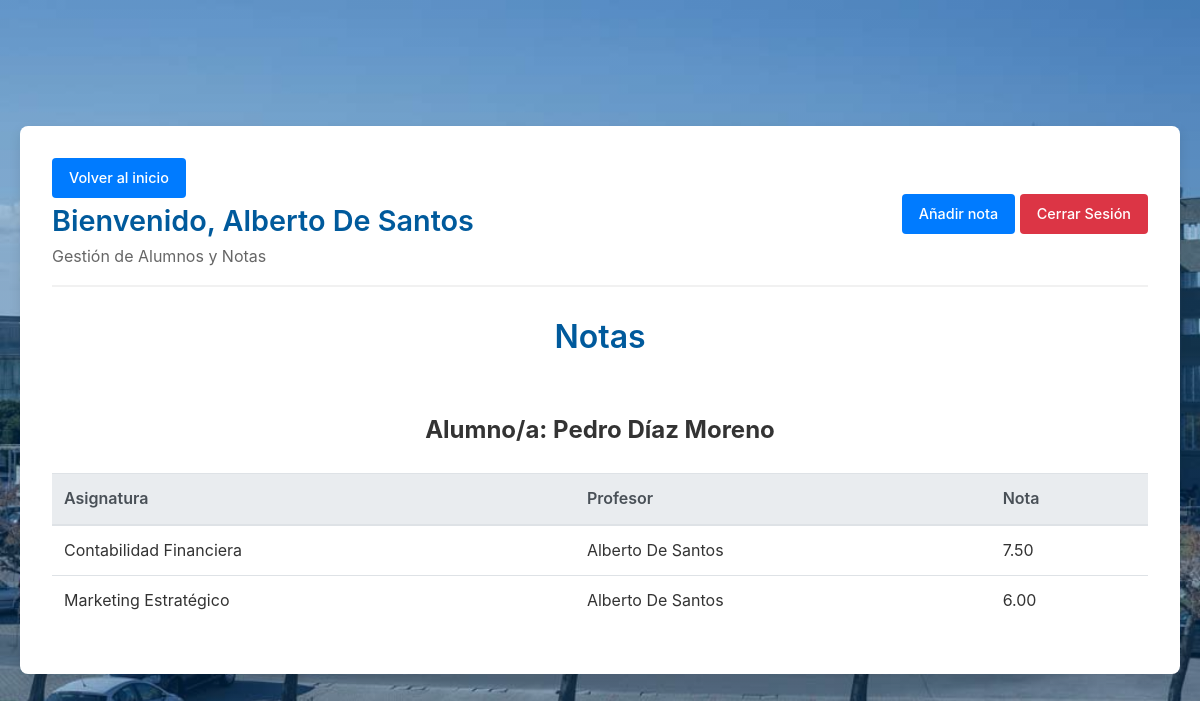
The page /view/ver_alumno.php?id=7 (signed in) on the database its author committed.
### tables this page shows
CREATE TABLE IF NOT EXISTS tbl_asignaturas (
    id INT AUTO_INCREMENT PRIMARY KEY,
    nombre VARCHAR(150) NOT NULL,
    id_grado INT NOT NULL,
    curso ENUM('1','2','3','4') NOT NULL,
    creditos INT DEFAULT 6
);

CREATE TABLE IF NOT EXISTS tbl_gestores (
    id INT AUTO_INCREMENT PRIMARY KEY,
    nombre VARCHAR(100) NOT NULL,
    email VARCHAR(100) NOT NULL UNIQUE,
    password VARCHAR(255) NOT NULL,
    rol ENUM('profesor','secretaria','direccion','administrador') DEFAULT 'profesor'
);

CREATE TABLE IF NOT EXISTS tbl_notas (
    id INT AUTO_INCREMENT PRIMARY KEY,
    id_alumno INT NOT NULL,
    id_asignatura INT NOT NULL,
    convocatoria ENUM('ordinaria','extraordinaria'),
    nota DECIMAL(4,2)
);

### view/ver_alumno.php (the view, shortened to what this page needs)
<?php
if (!isset($_SESSION['logeado']) || $_SESSION['logeado'] !== true) {
    header('Location: ./login.php');
    exit();
} else {
    if (!isset($_GET['id'])) {
        header('Location: ./index.php?error=Necesitas el id del alumno para ver sus notas');
        exit();
    } else {
        require_once '../conexion/connection.php';
        $id_alumno = $_GET['id'];
        $sql_nombre = "SELECT CONCAT(nombre, ' ', apellido1, ' ', apellido2) FROM tbl_alumnos WHERE id = ?";
        $stmt_nombre = $conn->prepare($sql_nombre);
        $stmt_nombre->execute([$id_alumno]);
        $alumno_nombre = $stmt_nombre->fetchColumn();
        $sql = "SELECT  tas.nombre AS asignatura, tn.nota as nota, tg.nombre AS profesor FROM tbl_alumnos ta INNER JOIN tbl_notas tn ON ta.id = tn.id_alumno Inner Join tbl_asignaturas tas ON tn.id_asignatura = tas.id INNER JOIN tbl_profesor_asignatura tpa on tas.id = tpa.id_asignatura INNER JOIN tbl_gestores tg ON tpa.id_profesor = tg.id WHERE ta.id = ? and tn.nota IS NOT NULL";
        $stmt = $conn->prepare($sql);
        $stmt->execute([$id_alumno]);
        $alumno = $stmt->fetchAll(PDO::FETCH_ASSOC);
?>
        <!DOCTYPE html>
        <html lang="es">
        <head>
            <link rel="stylesheet" href="../css/style.css">
        </head>
        <body>
            <div class="dashboard-container">
                <div class="dashboard-header">
                    <div>
                        <a class="btn btn-primary" href="../index.php">Volver al inicio</a>
                        <h1>Bienvenido, <?php echo htmlspecialchars($_SESSION['user_nombre']); ?></h1>
                        <p>Gestión de Alumnos y Notas</p>
                    </div>
                    <div>
                        <?php if ($_SESSION['user_rol'] === 'profesor'): ?>
                            <a class="btn btn-primary" href="./poner_nota.php?id=<?php echo htmlspecialchars($_GET['id']); ?>">Añadir nota</a>
                        <?php endif; ?>
                        <a href="../proc/logout.php" class="btn btn-danger">Cerrar Sesión</a>
                    </div>
                </div>
                <h1>Notas</h1>
                <h2 class="centrar">Alumno/a: <?php echo htmlspecialchars($alumno_nombre); ?></h2>
                <?php if (count($alumno) > 0): ?>
                    <div class="table-responsive">
                        <table class="table">
                            <thead>
                                <tr>
                                    <th class="centrar">Asignatura</th>
                                    <th class="centrar">Profesor</th>
                                    <th class="centrar">Nota</th>
                                </tr>
                            </thead>
                            <tbody>
                                <?php foreach ($alumno as $nota): ?>
                                    <tr>
                                        <td><?php echo htmlspecialchars($nota['asignatura']); ?></td>
                                        <td><?php echo htmlspecialchars($nota['profesor']); ?></td>
                                        <td><?php echo htmlspecialchars($nota['nota']); ?></td>
                                    </tr>
                                <?php endforeach; ?>
                            </tbody>
                        </table>
                    </div>
                <?php else: ?>
                    <p>No tiene notas registradas.</p>
                <?php endif; ?>
        </body>
        </html>
<?php
    }
}
?>

### css/style.css (style rules this page uses)
* { margin: 0; padding: 0; box-sizing: border-box; }
body { font-family: -apple-system, BlinkMacSystemFont, "Segoe UI", Roboto, Helvetica, Arial, sans-serif; color: #333; line-height: 1.6; background-color: #f4f7f6; background-image: linear-gradient(rgba(0, 90, 156, 0.3), rgba(0, 90, 156, 0.3)), url('../img/escuela.jpg'); background-size: cover; background-position: center center; background-repeat: no-repeat; background-attachment: fixed; display: flex; justify-content: center; align-items: center; min-height: 100vh; padding: 20px; }
.centrar { text-align: center; }
h1 { text-align: center; color: #005A9C; margin-bottom: 1.5rem; font-weight: 600; }
a { color: #007BFF; text-decoration: none; transition: color 0.3s ease; }
.dashboard-container { width: 100%; max-width: 1200px; background: #fff; border-radius: 8px; box-shadow: 0 4px 12px rgba(0, 0, 0, 0.1); padding: 2rem; margin: 2rem auto; display: flex; flex-direction: column; gap: 1.5rem; }
.dashboard-header { display: flex; justify-content: space-between; align-items: center; border-bottom: 2px solid #f1f1f1; padding-bottom: 1rem; flex-wrap: wrap; gap: 1rem; }
.dashboard-header h1 { margin: 0; text-align: left; font-size: 1.8rem; }
.dashboard-header p { color: #666; margin: 0; }
.btn { display: inline-block; padding: 0.5rem 1rem; border-radius: 4px; text-decoration: none; font-weight: 500; cursor: pointer; transition: background-color 0.2s; border: 1px solid transparent; font-size: 0.9rem; text-align: center; font-family: inherit; line-height: 1.5; vertical-align: middle; }
.btn-primary { background-color: #007BFF; color: white; }
.btn-danger { background-color: #dc3545; color: white; }
.table-responsive { overflow-x: auto; }
.table { width: 100%; border-collapse: collapse; margin-bottom: 1rem; background-color: transparent; }
.table th, .table td { padding: 0.75rem; vertical-align: top; border-top: 1px solid #dee2e6; text-align: left; }
.table th { vertical-align: bottom; border-bottom: 2px solid #dee2e6; background-color: #e9ecef; color: #495057; font-weight: 600; }
.table tbody tr { animation: fadeInUp 0.5s ease-out backwards; }
.table tbody tr:nth-child(1) { animation-delay: 0.1s; }
.table tbody tr:nth-child(2) { animation-delay: 0.2s; }

### rows shown on the page
tbl_asignaturas: nombre "Contabilidad Financiera", tbl_gestores.nombre "Alberto De Santos", tbl_notas.nota "7.50"
tbl_asignaturas: nombre "Marketing Estratégico", tbl_gestores.nombre "Alberto De Santos", tbl_notas.nota "6.00"

### other values the page prints
$_SESSION['user_nombre'] "Alberto De Santos"
$alumno_nombre "Pedro Díaz Moreno"
